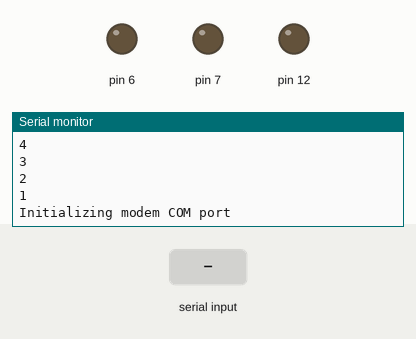
A sketch run on a simulated Arduino Leonardo, built with avr-gcc and run on an emulated ATmega32U4. Parts: output pins drawn as LEDs (lit = HIGH), the last lines printed to the serial monitor. The test bench sets the inputs (shaded band). The modem accepts every AT command (registered, SIM ready, sends succeed) and sends nothing else.

Above: at 18.0 s.
18.1 s: "," received over the second serial link
23.1 s: "N" received over the second serial link
At 23.29 s:
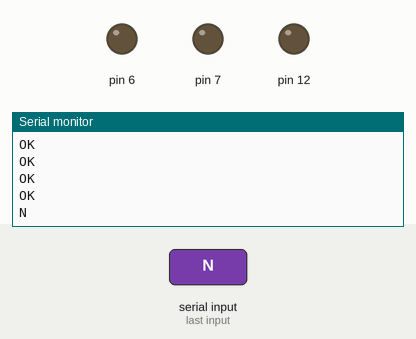
26.0 s: "E" received over the second serial link
At 26.8 s:
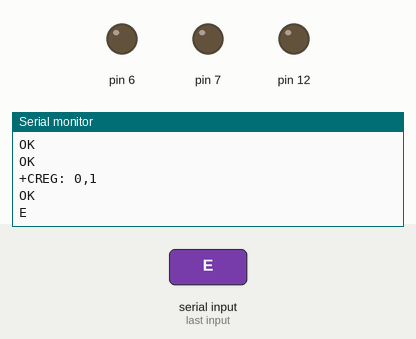
Timing chart, 0 to 29.0 s (numbered marks = the images above; inputs shaded):
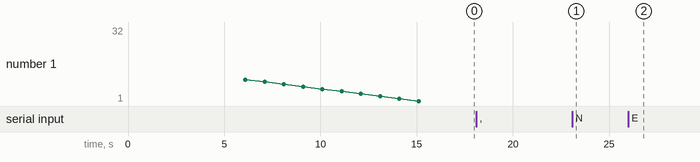

Measured:
- after the input at 23.1 s, the serial monitor: prints a new line at once (image 1)
- after the input at 26.0 s, the serial monitor: prints a new line after 0.36 s (image 2)

The sketch:

DE910_GPS_demo_sketch.ino
```cpp
/*
Skywire GPS tracker demo sketch 0.9
This sketch is a demonstration that enables the Skywire modem GPS capability using the Telit DE910 and sends location data to Exosite.

Intended Hardware:
* Arduino Leonardo
* Skywire Development kit or Arduino shield: NL-SWDK-EVDO-V or NL-SWAK
* Skywire Module: NL-SW-EVDO-V

created 1/25/2014
by Kurt Larson // NimbeLink.com

This example is provided as reference for use on Skywire devices only.
*/

// you must modify this line in order to send data to your Exosite account


// initialize a few variables
int incomingByte = 0;
int i = 0;
String coords[] = {"", "", ""};
boolean connectionGood = false;
String currentString = "";
String NS = "";
String EW = "";
String finalCoords = "";
int d;
String ExositePayload ="";

// code that initializes the serial ports, modem, and GPS peripheral
void setup()
{
  // setup LEDs for demo
  pinMode(7, OUTPUT);
  pinMode(6, OUTPUT);
  digitalWrite(7, LOW);
  digitalWrite(6, LOW);

  // initialize serial debug communication with PC over USB connection
  Serial.begin(115200);
//  while (!Serial) ; // wait for serial debug port to connect to PC
  for (int q = 5; q > 0; q--){
 //   Serial.println(q, DEC);
    delay(1000);
  }
  Serial.println("GPS tracker Example");

  // Start cellular modem
  Serial.println("Starting Cellular Modem");
  // Arduino I/O pin 12 is connected to modem ON_OFF signal.
  // ON_OFF has internal 200k pullup resister and needs to be driven low by external signal for >1s to startup
  // Arduino defaults to I/O pin as input with no pullup on reset
  // Set I/O pin 12 to low
  digitalWrite(12, LOW);

  // Configure I/O pin 12 as output
  pinMode(12, OUTPUT);

  // Drive I/O pin 12 low
  digitalWrite(12, LOW);
  delay(1100); // modem requires >1s pulse

  // Return I/O pin 12 to input/hi-Z state
  pinMode(12, INPUT);

  // wait for modem firmware to boot up, Telit datasheet indicates could take up to 10 seconds...
  Serial.println("Waiting 10 seconds for modem firmware to complete internal initialization.");
  for (int q = 10; q > 0; q--){
    Serial.println(q, DEC);
    delay(1000);
  }

  // Initialize serial port to communicate with modem
  Serial.println("Initializing modem COM port");
  Serial1.begin(115200);
  while (!Serial1) ;

  delay(5000);

  // get modem response, if any
  while(PrintModemResponse() > 0);

  // Test network connection
        Serial1.println("AT+CREG?");
        delay(500);
        while(PrintModemResponse() > 0);


  // Check modem firmware version, should be 15.00.024 as of this writing

          Serial1.println("AT+CGMR");
        delay(500);
        while(PrintModemResponse() > 0);


  // setup GPS portion of DE910

        Serial1.println("AT$GPSLOCK?");
        delay(500);
        while(PrintModemResponse() > 0);

        Serial1.println("AT$GPSLOCK=0");
        delay(500);
        while(PrintModemResponse() > 0);

        Serial1.println("AT$GPSAT=1");
        delay(250);
        while(PrintModemResponse() > 0);

        Serial1.println("AT$NMEA=1");
        delay(500);
        while(PrintModemResponse() > 0);

        Serial1.println("AT$LOCMODE=4");
        delay(250);
        while(PrintModemResponse() > 0);

        Serial1.println("AT$GPSNMUN=1,1,1,1,1,0,0");
        delay(250);
        while(PrintModemResponse() > 0);

        Serial1.println("AT$GPSP=1");
        delay(500);
        while(PrintModemResponse() > 0);

        delay(1000);

          Serial1.println("AT+CREG?");
        delay(500);
        while(PrintModemResponse() > 0);


  // setup TCP/IP connection

        // get IP address
        Serial1.println("at#sgact=1,1");
        delay(500);
        while(PrintModemResponse() > 0);
        delay(5000);
        while(PrintModemResponse() > 0);

        // configure Exosite HTTP POST server configuration
      Serial1.println("AT#HTTPCFG=1,\"m2.exosite.com\",80,0");
        delay(250);
        while(PrintModemResponse() > 0);


        // wait 32 seconds before trying to get GPS signals
       Serial.println("Waiting 32 seconds for GPS to locate us.");
          for (int q = 32; q > 0; q--){
          Serial.print(q, DEC);
          Serial.print("..");
          delay(1000);
          }
        Serial.println("");

      while(PrintModemResponse() > 0);
}


// main loop that sends the SMS message
void loop()
{
while(1){
 delay(10000);

  while(DitchModemResponse() > 0);

  // wait for Arduino reset
  Serial1.println("AT$GPSACP");
  delay(250);
  //while(PrintModemResponse() > 0);
      currentString = "";
      i = 0;
      while(Serial1.available() >0) {
          //read incoming byte from modem
          incomingByte=Serial1.read();

          // add current byte to the string we are building
          currentString += char(incomingByte);

          // find commas in the string to parse out values of interest
          if(currentString.substring(currentString.length()-1, currentString.length()) == ","){
            coords[i] = currentString;
            currentString = "";
            i++;

            if (i == 3){
              break;
            }
          }
      }
      Serial.println("Coordinates");
      Serial.println(coords[0]);
      Serial.println(coords[1]);
      Serial.println(coords[2]);


      // Exosite expects the coordinates to come in the format: DDMM.MMMM_DDMM.MMMM,
      // so we need to take the Telit format and convert to Exosite format
      NS = coords[1].substring(0, coords[1].length()-2);
      EW = coords[2].substring(0, coords[2].length()-2);

      // trailing N & S characters indicate polarity of coordinate, need to strip the trailing character and add polarity to front of string
      if (coords[1].substring(coords[1].length()-2, coords[1].length()-1) == "N"){
        NS = NS;
      }else{
        NS = "-" + NS;
      }
      if (coords[2].substring(coords[2].length()-2, coords[2].length()-1) == "E"){
        EW = EW;
      }else{
        EW = "-" + EW;
      }
      // concatenate the lattitude and longitude into a single string
      finalCoords = "GPSdata=" + NS + "_" + EW;


      while(DitchModemResponse() > 0);

      //Serial.println(NS);
      //Serial.println(EW);
      Serial.println(finalCoords);

      // create the HTTP POST string
      // user should modify to use their specific Exosite CIK value
      if (finalCoords.length() > 16){
          ExositePayload = "AT#HTTPSND=1,0,\"/onep:v1/stack/alias\",29,0,\"X-Exosite-CIK: 65930c137a0eefc5433357447f9fbbce33a80795\"";
          // send the string to the modem to issue the HTTP POST to Exosite
          Serial1.println(ExositePayload);
          delay(250);
          while(PrintModemResponse() > 0);//while(DitchModemResponse() > 0);
          delay(250);
          while(PrintModemResponse() > 0);//while(DitchModemResponse() > 0);
          delay(1500);
          Serial1.println(finalCoords);
          delay(1000);
      }
      delay(1000);
      while(DitchModemResponse() > 0);

  }
}

int PrintModemResponse(){
    while(Serial1.available() >0) {
    //read incoming byte from modem and write byte out to debug serial
    Serial.write(Serial1.read());
  }
  //return number of characters in modem response buffer -- should be zero, but some may have come in since last test
  return Serial1.available();
}

int DitchModemResponse(){
    while(Serial1.available() >0) {
    //read incoming byte from modem and write byte out to debug serial
    d = Serial1.read();
  }
  //return number of characters in modem response buffer -- should be zero, but some may have come in since last test
  return Serial1.available();
}
```
